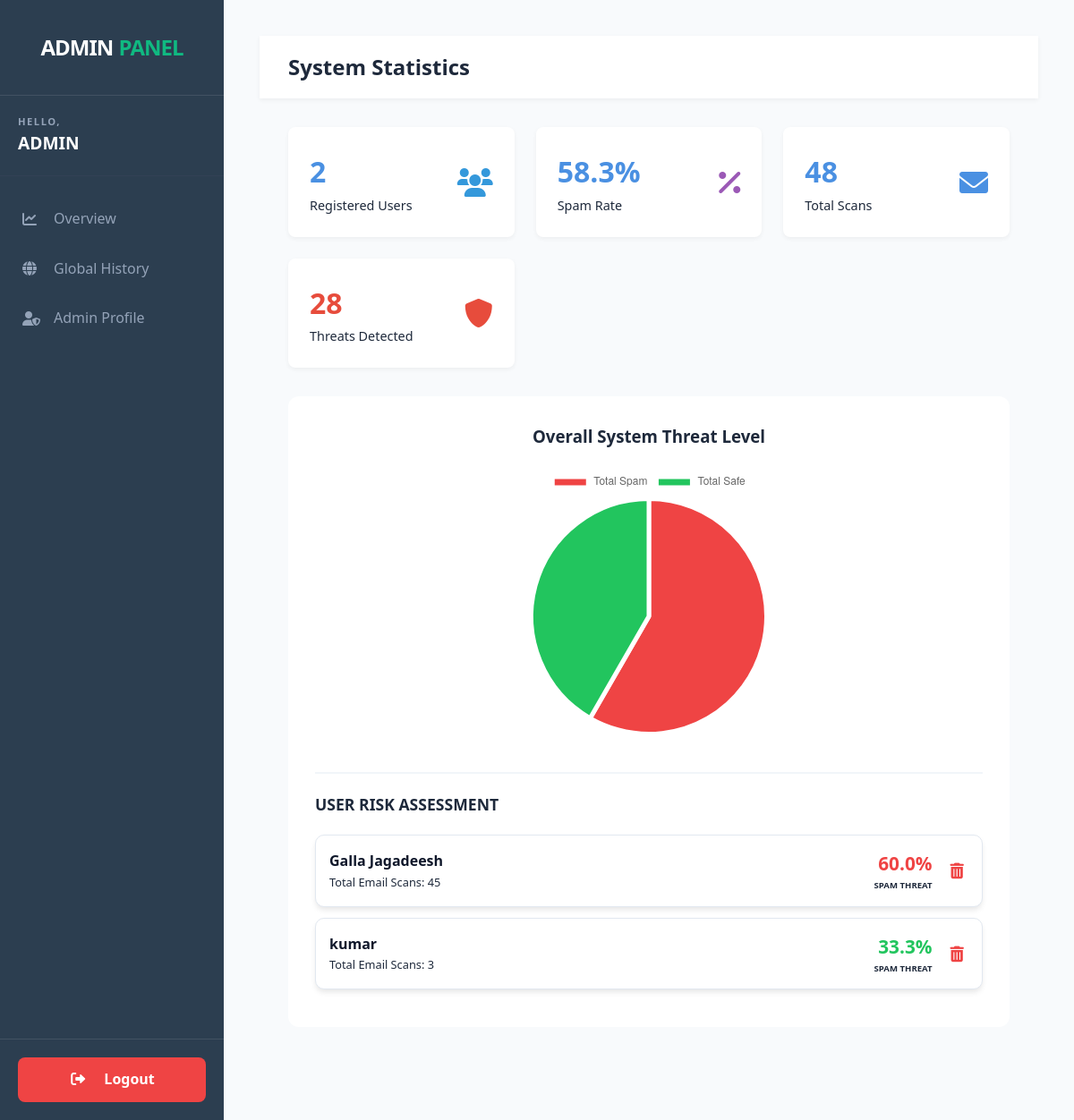
/admin (signed in), run on the app's committed database.
### tables this page shows
CREATE TABLE users (id INTEGER PRIMARY KEY AUTOINCREMENT, full_name TEXT, email TEXT, password TEXT, role TEXT DEFAULT 'user', username TEXT, dob TEXT, gender TEXT, location TEXT, profile_pic TEXT DEFAULT 'default_user.png');

### app.py (the view)
@app.route('/admin')
def admin():
    if 'user_id' not in session or session.get('role') != 'admin':
        flash('Access denied. Admins only.', 'error')
        return redirect(url_for('dashboard'))
    user_name = session.get('user_name', '?')
    user_initial = user_name[0].upper() if user_name else '?'
    db = get_db_connection()
    user_results = db.execute('''
        SELECT u.id, u.full_name,
               COUNT(h.id) as total_scans,
               SUM(CASE WHEN h.score >= 50 THEN 1 ELSE 0 END) as spam_count
        FROM users u
        JOIN analysis_history h ON u.id = h.user_id
        GROUP BY u.id
        ORDER BY MAX(h.timestamp) DESC
    ''').fetchall()
    user_breakdown = []
    for row in user_results:
        pct = round((row['spam_count'] / row['total_scans']) * 100, 1) if row['total_scans'] > 0 else 0
        user_breakdown.append({
            'id': row['id'],
            'name': row['full_name'],
            'scans': row['total_scans'],
            'percent': pct
        })
    total_spam = sum(row['spam_count'] for row in user_results)
    total_scans = sum(row['total_scans'] for row in user_results)
    total_safe = total_scans - total_spam
    spam_rate = round((total_spam / total_scans * 100), 1) if total_scans > 0 else 0
    total_users = db.execute("SELECT COUNT(*) FROM users WHERE role != 'admin'").fetchone()[0]
    recent_activity = db.execute('''
        SELECT
            u.full_name as user_name,
            h.content, h.result, h.score, h.timestamp
        FROM analysis_history h
        JOIN users u ON h.user_id = u.id
        ORDER BY h.timestamp DESC
        LIMIT 10
    ''').fetchall()
    db.close()
    return render_template('admin.html',
                           activity=recent_activity,
                           total_scans=total_scans,
                           spam_rate=spam_rate,
                           total_spam=total_spam,
                           total_safe=total_safe,
                           total_users=total_users,
                           user_breakdown=user_breakdown,
                           initial=user_initial)

### app.py (called while the page is built)
def get_db_connection():
    db_path = os.path.join(basedir, 'database.db')
    print(f"DEBUG: Connecting to database at: {db_path}") # This prints the path to your terminal
    conn = sqlite3.connect(db_path)
    conn.row_factory = sqlite3.Row # This allows us to access columns by name
    return conn

### templates/admin.html (shortened to what this page needs)
<!DOCTYPE html>
<html lang="en">
<head>
    <link rel="stylesheet" href="{{ url_for('static', filename='css/style.css') }}">
    <link rel="stylesheet" href="https://cdnjs.cloudflare.com/ajax/libs/font-awesome/6.0.0/css/all.min.css">
</head>
<body class="dashboard-page">
    <nav class="sidebar">
        <div class="sidebar-header">
            <div class="logo" style="font-size: 1.5rem; text-align: center; margin: 10px 0;">
                {% if session.get('role') == 'admin' %}
                    <span style="color: white; font-weight: 900; letter-spacing: -1px;">ADMIN</span>
                    <span style="color: #10b981; font-weight: 900; letter-spacing: -1px;">PANEL</span>
                {% else %}
                    <span style="color: white; font-weight: 900; letter-spacing: -1px;">SPAM</span>
                    <span style="color: #10b981; font-weight: 900; letter-spacing: -1px;">DETECTOR</span>
                {% endif %}
            </div>
        </div>
        <div class="admin-profile-section" style="padding: 20px; border-bottom: 1px solid #334155;">
            <p style="margin: 0; font-size: 0.7rem; color: #94a3b8 !important; font-weight: bold; letter-spacing: 1.5px;">HELLO,</p>
            <p style="margin: 0; color: #ffffff !important; font-weight: 800; font-size: 1.2rem; text-transform: uppercase;">{{ session.get('user_name', 'ADMIN') }}</p>
        </div>
        <div class="sidebar-menu">
            {% if session.get('role') == 'admin' %}
                <a href="{{ url_for('admin') }}" class="nav-link active">
                    <i class="fas fa-chart-line"></i> <span>Overview</span>
                </a>
                <a href="{{ url_for('global_history') }}" class="nav-link">
                    <i class="fas fa-globe"></i> <span>Global History</span>
                </a>
                <a href="{{ url_for('admin_profile') }}" class="nav-link">
                    <i class="fas fa-user-shield"></i> <span>Admin Profile</span>
                </a>
            {% endif %}
        </div>
        <div class="sidebar-footer" style="margin-top: auto; padding: 20px;">
            <a href="{{ url_for('logout') }}" class="nav-link" style="background: #ef4444; color: white; border-radius: 8px; text-align: center; padding: 12px; display: block; text-decoration: none; font-weight: 600;">
                <i class="fas fa-sign-out-alt"></i> <span>Logout</span>
            </a>
        </div>
    </nav>
    <main class="main-content">
        <header>
            <h2>System Statistics</h2>
        </header>
        <div class="container-fluid">
            <div class="stats-grid" style="grid-template-columns: repeat(auto-fit, minmax(200px, 1fr));">
                <div class="stat-card">
                    <div>
                        <h3>{{ total_users }}</h3>
                        <p>Registered Users</p>
                    </div>
                    <i class="fas fa-users fa-2x" style="color: #3498db;"></i>
                </div>
                <div class="stat-card">
                    <div>
                        <h3>{{ spam_rate }}%</h3>
                        <p>Spam Rate</p>
                    </div>
                    <i class="fas fa-percent fa-2x" style="color: #9b59b6;"></i>
                </div>
                <div class="stat-card">
                    <div>
                        <h3>{{ total_scans }}</h3>
                        <p>Total Scans</p>
                    </div>
                    <i class="fas fa-envelope fa-2x" style="color: var(--primary-color);"></i>
                </div>
                <div class="stat-card">
                    <div>
                        <h3 style="color: #e74c3c;">{{ total_spam }}</h3>
                        <p>Threats Detected</p>
                    </div>
                    <i class="fas fa-shield-alt fa-2x" style="color: #e74c3c;"></i>
                </div>
            </div>
            <div style="background: white; padding: 30px; border-radius: 12px; min-height: 600px; margin-bottom: 2rem;">
                <div style="text-align: center; margin-bottom: 40px;">
                    <h3 style="color: #1e293b; margin-bottom: 20px;">Overall System Threat Level</h3>
                    <div style="width: 300px; height: 300px; margin: 0 auto;">
                        <canvas id="systemPieChart"></canvas>
                    </div>
                </div>
                <div style="margin-top: 40px; border-top: 2px solid #f1f5f9; padding-top: 20px;">
                    <h3 style="color: #1e293b; font-size: 1.1rem; margin-bottom: 20px;">USER RISK ASSESSMENT</h3>
                    {% for user in user_breakdown %}
                    <div style="background: #ffffff; border: 1px solid #e2e8f0; padding: 15px; border-radius: 10px; margin-bottom: 12px; display: flex; justify-content: space-between; align-items: center; box-shadow: 0 4px 6px -1px rgba(0,0,0,0.1);">
                        <div>
                            <strong style="color: #0f172a; font-size: 1rem;">{{ user.name }}</strong>
                            <p style="margin: 0; font-size: 0.8rem; color: #64748b;">Total Email Scans: {{ user.scans }}</p>
                        </div>
                        <div style="display: flex; align-items: center; gap: 15px;">
                            <div style="text-align: right;">
                                <span style="font-size: 1.3rem; font-weight: 800; color: {% if user.percent > 50 %}#ef4444{% else %}#22c55e{% endif %};">
                                    {{ user.percent }}%
                                </span>
                                <p style="margin: 0; font-size: 0.6rem; color: #94a3b8; font-weight: bold; text-transform: uppercase;">Spam Threat</p>
                            </div>
                            <form action="{{ url_for('delete_user', user_id=user.id) }}" method="POST" onsubmit="return confirm('Are you sure you want to delete this user? This will also remove their history.');" style="margin: 0;">
                                <button type="submit" style="background: none; border: none; color: #ef4444; cursor: pointer; padding: 5px; font-size: 1.1rem; transition: transform 0.2s;" onmouseover="this.style.transform='scale(1.1)'" onmouseout="this.style.transform='scale(1)'" title="Delete User">
                                    <i class="fas fa-trash-alt"></i>
                                </button>
                            </form>
                        </div>
                    </div>
                    {% endfor %}
                </div>
            </div>
            <script>
                const ctx = document.getElementById('systemPieChart').getContext('2d');
                new Chart(ctx, {
                    type: 'pie',
                    data: {
                        labels: ['Total Spam', 'Total Safe'],
                        datasets: [{
                            data: [{{ total_spam }}, {{ total_safe }}],
                            backgroundColor: ['#ef4444', '#22c55e'],
                            borderWidth: 5,
                            borderColor: '#ffffff'
                        }]
                    },
                    options: { responsive: true, maintainAspectRatio: false }
                });
            </script>
        </div>
    </main>
</body>
</html>

### static/css/style.css (style rules this page uses)
:root { --primary-color: #4a90e2; --secondary-color: #35424a; --accent-color: #e74c3c; --success-color: #2ecc71; --bg-light: #f4f7f6; --text-dark: #333; --text-light: #7f8c8d; --white: #ffffff; --sidebar-width: 250px; --shadow-sm: 0 2px 5px rgba(0,0,0,0.05); --shadow-md: 0 4px 10px rgba(0,0,0,0.1); }
* { margin: 0; padding: 0; box-sizing: border-box; font-family: 'Segoe UI', Tahoma, Geneva, Verdana, sans-serif; }
body, html { background-color: #f8fafc !important; margin: 0; padding: 0; width: 100%; overflow-x: hidden; }
body { background-color: var(--bg-light); color: var(--text-dark); line-height: 1.6; }
a { text-decoration: none; color: inherit; }
body.dashboard-page { display: flex; height: 100vh; overflow: hidden; }
.sidebar { width: 250px; background-color: #2c3e50; min-height: 100vh; position: fixed; color: var(--white); display: flex; flex-direction: column; flex-shrink: 0; transition: all 0.3s; }
.dashboard-page .sidebar-header { padding: 1.5rem; text-align: center; border-bottom: 1px solid rgba(255,255,255,0.1); }
.dashboard-page .sidebar-footer { padding: 1rem; border-top: 1px solid rgba(255,255,255,0.1); }
.main-content { margin-left: 250px; flex-grow: 1; background-color: #f8fafc !important; padding: 40px; min-height: 100vh; box-sizing: border-box; }
.dashboard-page header { background: var(--white); padding: 1rem 2rem; box-shadow: var(--shadow-sm); display: flex; justify-content: space-between; align-items: center; }
.dashboard-page .container-fluid { padding: 2rem; max-width: 1200px; margin: 0 auto; width: 100%; }
h1, h2, p, .user-name { color: #1e293b !important; }
.stats-grid { display: grid; grid-template-columns: repeat(auto-fit, minmax(250px, 1fr)); gap: 1.5rem; margin-bottom: 2rem; }
.stat-card { background: var(--white); padding: 1.5rem; border-radius: 8px; box-shadow: var(--shadow-sm); display: flex; align-items: center; justify-content: space-between; }
.stat-card h3 { font-size: 2rem; color: var(--primary-color); }
.stat-card p { color: var(--text-light); font-size: 0.9rem; }
.sidebar-menu { display: flex; flex-direction: column; padding: 20px 0; }
.nav-link { display: flex; align-items: center; padding: 15px 25px; color: #94a3b8; text-decoration: none; transition: 0.3s; }
.nav-link i { margin-right: 15px; width: 20px; }
.main-content { overflow-y: scroll !important; height: 100vh; }

### data on the page
users: name "Galla Jagadeesh", scans "45", percent "60.0"
users: name "kumar", scans "3", percent "33.3"

### other printed values
{{ session.get('user_name', 'ADMIN') }} "ADMIN"
{{ total_users }} "2"
{{ spam_rate }} "58.3"
{{ total_scans }} "48"
{{ total_spam }} "28"
chart data {{ total_spam }} 28
chart data {{ total_safe }} 20
